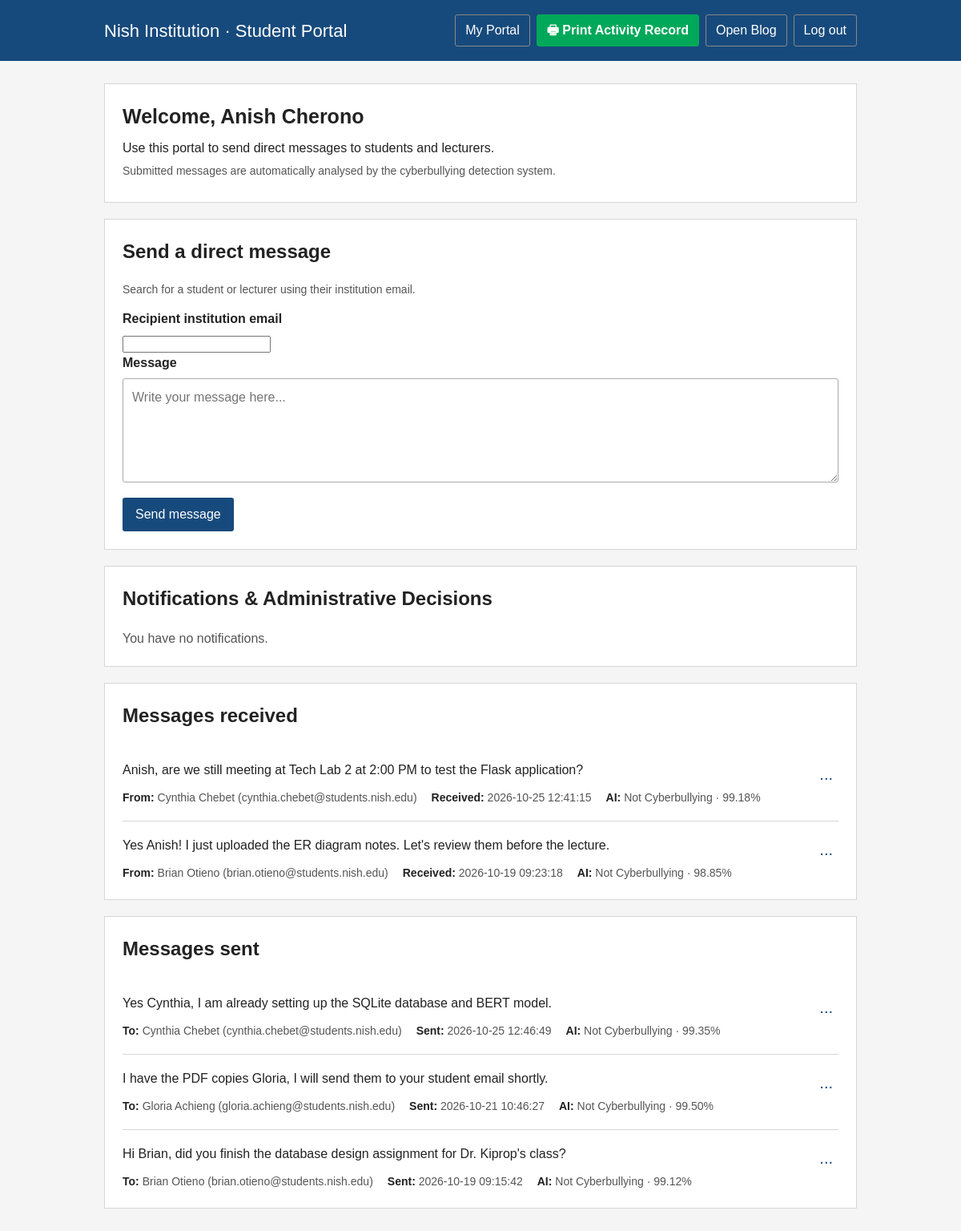
The page /student-dashboard (signed in) on the database its author committed.
### tables this page shows
CREATE TABLE Users (
                user_id INTEGER PRIMARY KEY AUTOINCREMENT,
                full_name VARCHAR(200) NOT NULL,
                institution_id VARCHAR(100) NULL,
                email VARCHAR(255) NOT NULL UNIQUE,
                username VARCHAR(255) NOT NULL UNIQUE,
                password VARCHAR(255) NOT NULL,
                role VARCHAR(50) NOT NULL,
                status VARCHAR(30) NOT NULL DEFAULT 'active',
                date_created TIMESTAMP DEFAULT CURRENT_TIMESTAMP
            );

CREATE TABLE Messages (
                message_id INTEGER PRIMARY KEY AUTOINCREMENT,
                sender_id INT NOT NULL,
                recipient_id INT NULL,
                message_text TEXT NOT NULL,
                detection_result VARCHAR(100) NOT NULL,
                confidence DECIMAL(6, 5) NOT NULL DEFAULT 0,
                status VARCHAR(30) NOT NULL DEFAULT 'checked',
                date_sent TIMESTAMP DEFAULT CURRENT_TIMESTAMP,
                FOREIGN KEY (sender_id) REFERENCES Users(user_id) ON DELETE CASCADE,
                FOREIGN KEY (recipient_id) REFERENCES Users(user_id) ON DELETE SET NULL
            );

### routes/student.py (the view)
@student_bp.route("/student-dashboard")
def student_dashboard():
    redirect_response = _student_required()
    if redirect_response:
        return redirect_response
    with database_cursor() as (_, cursor):
        cursor.execute(
            """
            SELECT m.message_id, u.full_name, u.email, m.message_text,
                   m.detection_result, m.confidence, m.date_sent
            FROM Messages m
            JOIN Users u ON m.sender_id = u.user_id
            WHERE m.recipient_id = ?
              AND m.status = 'checked'
              AND NOT EXISTS (
                  SELECT 1 FROM MessageInboxDeletions d
                  WHERE d.user_id = ? AND d.message_id = m.message_id
              )
            ORDER BY m.message_id DESC
            LIMIT 20
            """,
            (session["student_user_id"], session["student_user_id"]),
        )
        inbox_messages = cursor.fetchall()
        cursor.execute(
            """
            SELECT m.message_id, u.full_name, u.email, m.message_text,
                   m.detection_result, m.confidence, m.date_sent
            FROM Messages m
            JOIN Users u ON m.recipient_id = u.user_id
            WHERE m.sender_id = ?
            ORDER BY m.message_id DESC
            LIMIT 20
            """,
            (session["student_user_id"],),
        )
        sent_messages = cursor.fetchall()
        cursor.execute(
            """
            SELECT notification_id, notification_message, date_created
            FROM Notifications
            WHERE user_id = ?
            ORDER BY notification_id DESC
            LIMIT 10
            """,
            (session["student_user_id"],),
        )
        notifications = cursor.fetchall()
    return render_template(
        "student_dashboard.html",
        student_name=session.get("student_name"),
        inbox_messages=inbox_messages,
        sent_messages=sent_messages,
        notifications=notifications,
    )

### extensions.py (called while the page is built)
def configure_app(app):
    app.secret_key = os.getenv("FLASK_SECRET_KEY", "nish-institution-secret-key")
    @app.context_processor
    def csrf_context():
        return {"csrf_token": lambda: ""}

def get_connection():
    conn = sqlite3.connect(
        DB_PATH,
        check_same_thread=False,
        detect_types=sqlite3.PARSE_DECLTYPES | sqlite3.PARSE_COLNAMES,
    )
    conn.execute("PRAGMA foreign_keys = ON")
    return conn

@contextmanager
def database_cursor(commit=False):
    connection = get_connection()
    cursor = connection.cursor()
    try:
        yield connection, cursor
        if commit:
            connection.commit()
    except Exception:
        connection.rollback()
        raise
    finally:
        close_database(connection, cursor)

def close_database(connection, cursor):
    if cursor is not None:
        cursor.close()
    if connection is not None:
        connection.close()

def is_account_blocked(status):
    return str(status or "").strip().lower() in {"banned", "temporarily_restricted"}

### routes/student.py (called while the page is built)
def _student_required():
    if not session.get("student_logged_in"):
        return _student_login_redirect()
    user_id = session.get("student_user_id")
    if user_id is not None:
        with database_cursor() as (_, cursor):
            cursor.execute(
                "SELECT status FROM Users WHERE user_id = ?",
                (user_id,),
            )
            account = cursor.fetchone()
        if account is None or is_account_blocked(account[0]):
            session.pop("student_logged_in", None)
            session.pop("student_user_id", None)
            session.pop("student_name", None)
            return _student_login_redirect()
    return None

### templates/student_dashboard.html (shortened to what this page needs)
<!DOCTYPE html>
<html lang="en">
<head>
</head>
<body>
    <header class="site-header">
        <div class="header-content">
            <p class="site-title">Nish Institution · Student Portal</p>
            <nav class="nav" aria-label="Student navigation">
                <a href="/student-dashboard">My Portal</a>
                <a href="/student/report/print" target="_blank" style="background: #00A859; border-color: #00A859; font-weight: bold;">&#128438; Print Activity Record</a>
                <a href="/blog">Open Blog</a>
                <a href="/student-logout">Log out</a>
            </nav>
        </div>
    </header>
    <main>
        <section class="intro">
            <h1>Welcome, {{ student_name }}</h1>
            <p>Use this portal to send direct messages to students and lecturers.</p>
            <p class="help-text">
                Submitted messages are automatically analysed by the cyberbullying
                detection system.
            </p>
        </section>
        <section class="panel" aria-labelledby="message-heading">
            <h2 id="message-heading">Send a direct message</h2>
            <p class="help-text">Search for a student or lecturer using their institution email.</p>
            <form action="/message-send" method="POST">
                <label for="student-recipient">Recipient institution email</label>
                <input id="student-recipient" name="recipient_email" type="email" list="student-recipient-results" autocomplete="off" required>
                <label for="message">Message</label>
                <textarea
                    id="message"
                    name="message"
                    placeholder="Write your message here..."
                    maxlength="2000"
                    required></textarea>
                <button type="submit">Send message</button>
            </form>
        </section>
        <section class="panel">
            <h2>Notifications &amp; Administrative Decisions</h2>
            {% if notifications %}
                {% for notification in notifications %}
                    {% if "OFFICIAL ADMINISTRATIVE DECISION" in notification[1] or "DISCIPLINARY" in notification[1] %}
                        <div style="background: #fff5f5; border: 1px solid #feb2b2; border-left: 5px solid #e53e3e; padding: 14px 16px; margin-bottom: 12px; border-radius: 4px;">
                            <div style="display: flex; justify-content: space-between; align-items: center; margin-bottom: 6px;">
                                <strong style="color: #9b2c2c; font-size: 14px; text-transform: uppercase; letter-spacing: 0.5px;">&#9888; Official Disciplinary Notice</strong>
                                <span style="font-size: 12px; color: #718096;">{{ notification[2] }}</span>
                            </div>
                            <pre style="white-space: pre-wrap; font-family: inherit; font-size: 13px; color: #2d3748; margin: 0 0 10px; background: #fff; padding: 10px; border: 1px solid #edf2f7; border-radius: 3px;">{{ notification[1] }}</pre>
                            <a href="/student/notice/{{ notification[0] }}" target="_blank" style="display: inline-flex; align-items: center; gap: 6px; padding: 6px 14px; background: #174A7C; color: #fff; text-decoration: none; border-radius: 3px; font-weight: bold; font-size: 13px;">
                                &#128196; View &amp; Print Official Document Letter
                            </a>
                        </div>
                    {% else %}
                        <div style="padding: 10px 0; border-bottom: 1px solid #edf2f7;">
                            <strong style="color: #4a5568; font-size: 12px;">{{ notification[2] }}</strong>
                            <p style="margin: 4px 0 0; color: #2d3748;">{{ notification[1] }}</p>
                        </div>
                    {% endif %}
                {% endfor %}
            {% else %}
                <p class="empty-state">You have no notifications.</p>
            {% endif %}
        </section>
        <section class="panel">
            <h2>Messages received</h2>
            {% if inbox_messages %}
                {% for message in inbox_messages %}
                    <article class="post">
                        <details class="post-actions">
                            <summary aria-label="Message actions">...</summary>
                        </details>
                        <p class="post-message">{{ message[3] }}</p>
                        <p class="post-details">
                            <span><strong>From:</strong> {{ message[1] }} ({{ message[2] }})</span>
                            <span><strong>Received:</strong> {{ message[6] }}</span>
                            <span><strong>AI:</strong> {{ message[4] }} · {{ "%.2f"|format(message[5] * 100) }}%</span>
                        </p>
                    </article>
                {% endfor %}
            {% else %}
                <p class="empty-state">You have no direct messages yet.</p>
            {% endif %}
        </section>
        <section class="panel">
            <h2>Messages sent</h2>
            {% if sent_messages %}
                {% for message in sent_messages %}
                    <article class="post">
                        <details class="post-actions">
                            <summary aria-label="Message actions">...</summary>
                        </details>
                        <p class="post-message">{{ message[3] }}</p>
                        <p class="post-details">
                            <span><strong>To:</strong> {{ message[1] }} ({{ message[2] }})</span>
                            <span><strong>Sent:</strong> {{ message[6] }}</span>
                            <span><strong>AI:</strong> {{ message[4] }} · {{ "%.2f"|format(message[5] * 100) }}%</span>
                        </p>
                    </article>
                {% endfor %}
            {% else %}
                <p class="empty-state">You have not sent any direct messages.</p>
            {% endif %}
        </section>
    </main>
</body>
</html>

### templates/student_dashboard.html (style rules this page uses)
* { box-sizing: border-box; }
body { margin: 0; font-family: Arial, sans-serif; line-height: 1.5; color: #222; background: #f5f5f5; }
.site-header { background: #174A7C; color: #fff; }
.header-content, main { width: min(940px, 92%); margin: 0 auto; }
.header-content { display: flex; align-items: center; justify-content: space-between; padding: 18px 0; }
.site-title { margin: 0; font-size: 22px; font-weight: normal; }
.nav { display: flex; gap: 8px; }
.nav a { padding: 7px 12px; color: #fff; text-decoration: none; border: 1px solid #888; border-radius: 3px; }
main { padding: 28px 0 45px; }
.intro, .panel, .post { background: #fff; border: 1px solid #d6d6d6; }
.intro, .panel { padding: 22px; margin-bottom: 20px; }
h1, h2, h3 { margin-top: 0; }
.intro h1 { margin-bottom: 8px; font-size: 25px; }
.intro p { max-width: 700px; margin: 6px 0; }
.help-text { color: #555; font-size: 14px; }
label { display: block; margin-bottom: 7px; font-weight: bold; }
textarea, input[type="text"] { width: 100%; padding: 11px; font: inherit; border: 1px solid #aaa; border-radius: 3px; }
textarea { min-height: 130px; resize: vertical; }
button { margin-top: 12px; padding: 9px 16px; font: inherit; color: #fff; background: #174A7C; border: 0; border-radius: 3px; cursor: pointer; }
.post { padding: 18px 0; border-width: 0 0 1px; }
.post:last-child { border-bottom: 0; padding-bottom: 0; }
.post-message { margin: 0 0 12px; white-space: pre-wrap; overflow-wrap: anywhere; }
.post-details { display: flex; flex-wrap: wrap; gap: 18px; margin: 0; color: #555; font-size: 14px; }
.post-details strong { color: #222; }
.post-actions { float: right; position: relative; }
.post-actions summary { cursor: pointer; padding: 2px 7px; color: #174A7C; font-size: 20px; list-style: none; }
.empty-state { margin: 0; color: #555; }

### rows shown on the page
Users: full_name "Anish Cherono"
Messages: message_text "Anish, are we still meeting at Tech Lab 2 at 2:00 PM to test the Flask application?", full_name "Cynthia Chebet", email "cynthia.chebet@students.nish.edu", date_sent "2026-10-25 12:41:15", detection_result "Not Cyberbullying", message[5]*100 "99.18"
Messages: message_text "Yes Anish! I just uploaded the ER diagram notes. Let's review them before the lecture.", full_name "Brian Otieno", email "brian.otieno@students.nish.edu", date_sent "2026-10-19 09:23:18", detection_result "Not Cyberbullying", message[5]*100 "98.85"
Messages: message_text "Yes Cynthia, I am already setting up the SQLite database and BERT model.", full_name "Cynthia Chebet", email "cynthia.chebet@students.nish.edu", date_sent "2026-10-25 12:46:49", detection_result "Not Cyberbullying", message[5]*100 "99.35"
Messages: message_text "I have the PDF copies Gloria, I will send them to your student email shortly.", full_name "Gloria Achieng", email "gloria.achieng@students.nish.edu", date_sent "2026-10-21 10:46:27", detection_result "Not Cyberbullying", message[5]*100 "99.50"
Messages: message_text "Hi Brian, did you finish the database design assignment for Dr. Kiprop's class?", full_name "Brian Otieno", email "brian.otieno@students.nish.edu", date_sent "2026-10-19 09:15:42", detection_result "Not Cyberbullying", message[5]*100 "99.12"
